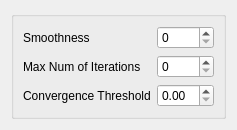
<?xml version="1.0" encoding="UTF-8"?>
<ui version="4.0">
 <class>Form</class>
 <widget class="QWidget" name="Form">
  <property name="windowTitle">
   <string>Form</string>
  </property>
  <layout class="QVBoxLayout" name="verticalLayout">
   <item>
    <widget class="QGroupBox" name="">
     <layout class="QFormLayout" name="formLayout_2">
      <property name="fieldGrowthPolicy">
       <enum>QFormLayout::AllNonFixedFieldsGrow</enum>
      </property>
      <item row="0" column="0">
       <widget class="QLabel" name="smoothnessLabel">
        <property name="text">
         <string>Smoothness</string>
        </property>
       </widget>
      </item>
      <item row="0" column="1">
       <widget class="QSpinBox" name="smoothnessSpinBox"/>
      </item>
      <item row="1" column="0">
       <widget class="QLabel" name="maxNumOfIterationsLabel">
        <property name="text">
         <string>Max Num of Iterations</string>
        </property>
       </widget>
      </item>
      <item row="1" column="1">
       <widget class="QSpinBox" name="maxNumOfIterationsSpinBox"/>
      </item>
      <item row="2" column="0">
       <widget class="QLabel" name="convergenceThresholdLabel">
        <property name="text">
         <string>Convergence Threshold</string>
        </property>
       </widget>
      </item>
      <item row="2" column="1">
       <widget class="QDoubleSpinBox" name="convergenceThresholdDoubleSpinBox"/>
      </item>
     </layout>
    </widget>
   </item>
  </layout>
 </widget>
 <resources/>
 <connections/>
</ui>
